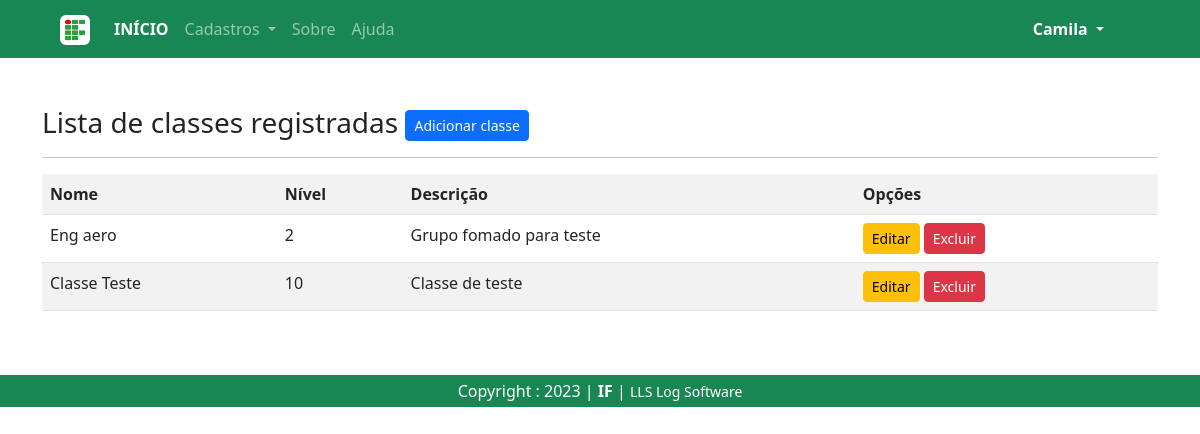
The app's page /listar/classes/ (signed in) with its own data.
### cadastros/models.py (models this page shows, shortened)
class Classe(models.Model):
    nome = models.CharField(max_length=50)
    nivel = models.IntegerField(verbose_name='nível')
    descricao = models.CharField(max_length=150, verbose_name='descrição', null=True, blank=True)

### cadastros/views.py (the view)
# urls.py: path('listar/classes/', ClasseList.as_view(), name="listar-classe"),
class ClasseList(LoginRequiredMixin, ListView):
    login_url = reverse_lazy('login')
    model = Classe
    template_name = 'cadastros/listas/classe.html'

### cadastros/templates/cadastros/listas/classe.html (shortened to what this page needs)
{% extends 'paginas/modelo.html' %}
{% load static %}
{% block conteudo %}
<h3>
    Lista de classes registradas
    <a href="{% url 'cadastrar-classe' %}" class="btn btn-primary btn-sm float-right">Adicionar classe</a>
</h3>
<hr>
<div class="table-responsive">
    <table class="table table-striped">
        <tr>
            <th>Nome</th>
            <th>Nível</th>
            <th>Descrição</th>
            <th>Opções</th>
        </tr>
        {% for object in object_list %}
        <tr>
            <td>{{ object.nome }}</td>
            <td>{{ object.nivel }}</td>
            <td>{{ object.descricao }}</td>
            <th>
                <a href="{% url 'editar-classe' object.pk %}" class="btn btn-warning btn-sm" title="Editar">Editar</a>
                <a href="{% url 'excluir-classe' object.pk %}" class="btn btn-danger btn-sm" title="Excluir">Excluir</a>
            </th>
        </tr>
        {% empty %}
        <tr>
            <td colspan="3">Nenhum classe registrada.</td>
        </tr>
        {% endfor %}
    </table>
</div>
{% endblock %}

### paginas/templates/paginas/modelo.html (shortened to what this page needs)
<!DOCTYPE html>
{% load static %}
<html lang="pt-BR">
<head>
  <link href="https://cdn.jsdelivr.net/npm/bootstrap@5.3.0-alpha1/dist/css/bootstrap.min.css" rel="stylesheet">
  <link rel="stylesheet" href="{% static 'ecom/css/owl.carousel.min.css' %}"/>
  <link rel="stylesheet" href="{% static 'ecom/css/all.min.css' %}"/>
  <link rel="stylesheet" href="{% static 'ecom/css/style.css' %}"/>
  <link rel="stylesheet" type="text/css" href="https://cdn.datatables.net/v/bs5/dt-1.13.2/datatables.min.css"/>
</head>
<body class="bg-white">
  <nav class="navbar navbar-expand-lg bg-success" data-bs-theme="dark">
    <div class="container-fluid mx-5 pe-4">
      <a class="navbar-brand" href="{% url 'index' %}">
        <img src="{% static 'img/base/logo.png' %}" class="bg-white p-1 rounded" alt="Logo" width="30" height="30">
      </a>
      <div class="collapse navbar-collapse" id="navbarSupportedContent">
        <ul class="navbar-nav me-auto mb-2 mb-lg-0">
          <li class="nav-item">
            <a class="nav-link active fw-bold" aria-current="page" href="{% url 'index' %}">INÍCIO</a>
          </li>
          {% if request.user.is_authenticated %}
          <li class="nav-item dropdown">
            <a class="nav-link dropdown-toggle" href="#" role="button" data-bs-toggle="dropdown" aria-expanded="false">
              Cadastros
            </a>
          </li>
          {% endif %}
          <li class="nav-item">
            <a class="nav-link" href="{% url 'sobre' %}">Sobre</a>
          </li>
          <li class="nav-item">
            <a class="nav-link" href="{% url 'contato' %}">Ajuda</a>
          </li>
        </ul>
        <ul class="navbar-nav fw-bold me-3">
          {% if request.user.is_authenticated %}
          <li class="nav-item dropdown text-white">
            <a class="nav-link dropdown-toggle active text-capitalize" href="#" role="button" data-bs-toggle="dropdown" aria-expanded="false">
              {{ request.user }}
            </a>
          </li>
          {% endif %}
        </ul>
      </div>
    </div>
  </nav>
    <div class="mt-5">
      <div class="container">{% block conteudo %}{% endblock conteudo %}</div>
    </div>
    <footer class="container-fluid text-white bg-success text-center py-1 mt-5">
      Copyright : 2023 | <strong>IF</strong> | <small>LLS Log Software</small>
    </footer>
</body>
</html>

### static/css/style.css (style rules this page uses)
a { color: inherit; text-decoration:inherit; font-weight: 500; }

### records on screen
Classe: nome "Eng aero", nivel "2", descricao "Grupo fomado para teste"
Classe: nome "Classe Teste", nivel "10", descricao "Classe de teste"

### other values on screen
{{ request.user }} "Camila"
